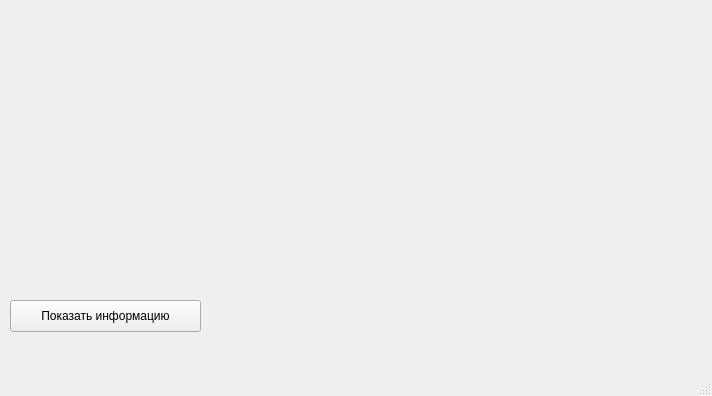
<?xml version="1.0" encoding="UTF-8"?>
<ui version="4.0">
 <class>MainWindow</class>
 <widget class="QMainWindow" name="MainWindow">
  <property name="geometry">
   <rect>
    <x>0</x>
    <y>0</y>
    <width>712</width>
    <height>396</height>
   </rect>
  </property>
  <property name="windowTitle">
   <string>MainWindow</string>
  </property>
  <widget class="QWidget" name="centralwidget">
   <widget class="QPushButton" name="pushButton">
    <property name="geometry">
     <rect>
      <x>10</x>
      <y>300</y>
      <width>191</width>
      <height>32</height>
     </rect>
    </property>
    <property name="text">
     <string>Показать информацию</string>
    </property>
   </widget>
   <widget class="QLabel" name="label">
    <property name="geometry">
     <rect>
      <x>30</x>
      <y>20</y>
      <width>161</width>
      <height>241</height>
     </rect>
    </property>
    <property name="text">
     <string/>
    </property>
   </widget>
   <widget class="QLabel" name="label_2">
    <property name="geometry">
     <rect>
      <x>220</x>
      <y>30</y>
      <width>171</width>
      <height>231</height>
     </rect>
    </property>
    <property name="text">
     <string/>
    </property>
   </widget>
   <widget class="QLabel" name="label_3">
    <property name="geometry">
     <rect>
      <x>430</x>
      <y>30</y>
      <width>161</width>
      <height>221</height>
     </rect>
    </property>
    <property name="text">
     <string/>
    </property>
   </widget>
  </widget>
  <widget class="QMenuBar" name="menubar">
   <property name="geometry">
    <rect>
     <x>0</x>
     <y>0</y>
     <width>712</width>
     <height>36</height>
    </rect>
   </property>
  </widget>
  <widget class="QStatusBar" name="statusbar"/>
 </widget>
 <resources/>
 <connections/>
</ui>
